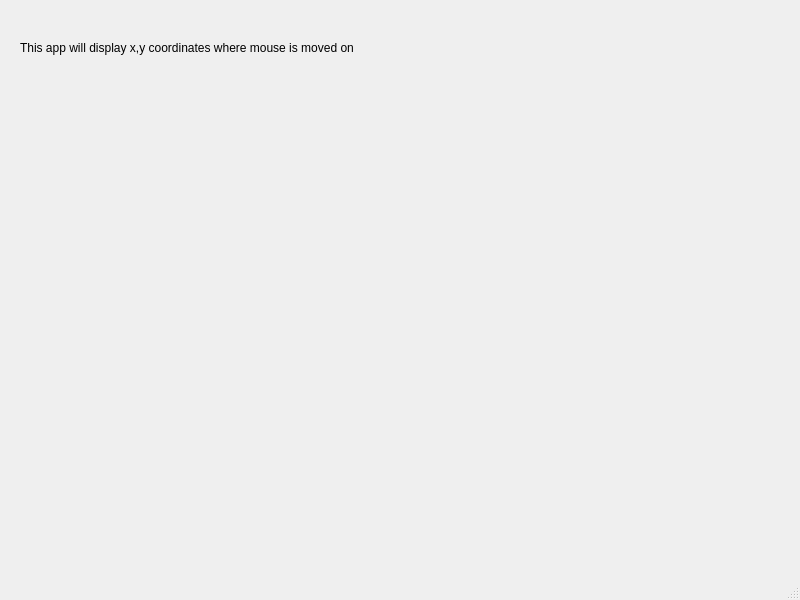
<?xml version="1.0" encoding="UTF-8"?>
<ui version="4.0">
 <class>MainWindow</class>
 <widget class="QMainWindow" name="MainWindow">
  <property name="geometry">
   <rect>
    <x>0</x>
    <y>0</y>
    <width>800</width>
    <height>600</height>
   </rect>
  </property>
  <property name="windowTitle">
   <string>MainWindow</string>
  </property>
  <widget class="QWidget" name="centralwidget">
   <widget class="QLabel" name="label">
    <property name="geometry">
     <rect>
      <x>20</x>
      <y>40</y>
      <width>391</width>
      <height>16</height>
     </rect>
    </property>
    <property name="text">
     <string>This app will display x,y coordinates where mouse is moved on</string>
    </property>
   </widget>
   <widget class="QLabel" name="label_2">
    <property name="geometry">
     <rect>
      <x>30</x>
      <y>72</y>
      <width>291</width>
      <height>51</height>
     </rect>
    </property>
    <property name="text">
     <string/>
    </property>
   </widget>
  </widget>
  <widget class="QMenuBar" name="menubar">
   <property name="geometry">
    <rect>
     <x>0</x>
     <y>0</y>
     <width>800</width>
     <height>23</height>
    </rect>
   </property>
  </widget>
  <widget class="QStatusBar" name="statusbar"/>
 </widget>
 <resources/>
 <connections/>
</ui>
